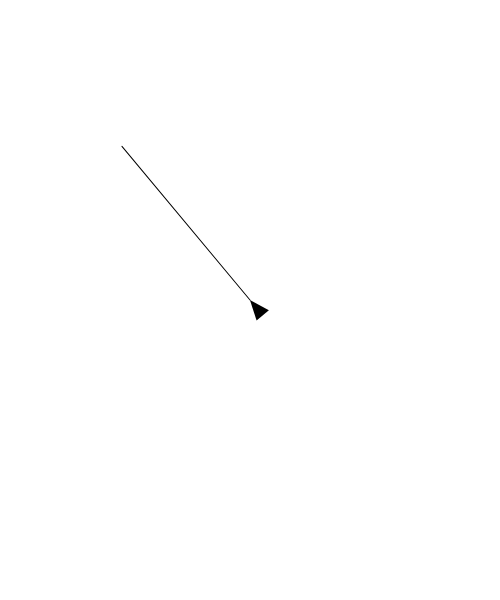
Frame 1 (no input)
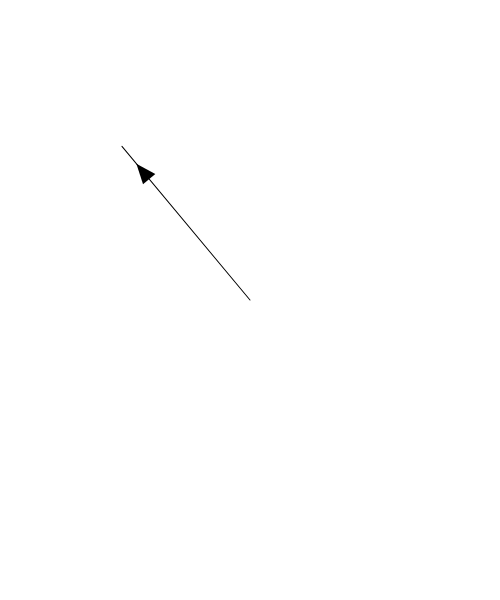
Frame 60 (no input)
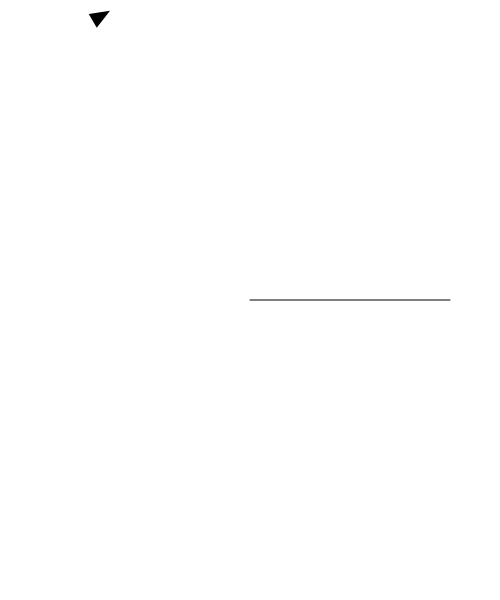
Frame 120 (the mouse pressed at the canvas centre since frame 60)

The p5.js sketch that drew these frames (run headless with seeded random() and noise() and a simulated clock; from frame 60 on, the mouse is pressed at the canvas centre):

// p5.js sketch
// ── sketch.js
var v;

function setup() {
  createCanvas(500,600);
  v = new Vehicle(width/2, height/2);
}

function draw() {
  background(255);
  
  var mouseVec = createVector(mouseX, mouseY);
  var centerVec = createVector(width/2, height/2);
  var vector = p5.Vector.sub(mouseVec, centerVec);
  var angle = vector.heading();
  
  push();
  translate(width/2, height/2);
  rotate(angle);
  stroke(0);
  line(0,0, 200, 0);
  pop();
  
  v.flow(angle);
  v.update();
  v.checkEdges();
  v.display();
}
// ── Vehicle.js
"use strict";

class Vehicle {
  constructor(x,y) {
    this.pos = createVector(x,y);
    this.vel = createVector();
    this.acc = createVector();
    this.angle = 0;
    this.maxDesired = 5;
    this.maxSteer = 0.1;
  }
  update() {
    this.vel.add(this.acc);
    this.pos.add(this.vel);
    this.acc.mult(0);
    this.angle = this.vel.heading();
  }
  flow(angle) {
    var desired = p5.Vector.fromAngle(angle); 
    desired.setMag(this.maxDesired);
    var steer = p5.Vector.sub(desired, this.vel);
    steer.limit(this.maxSteer);
    this.applyForce(steer);
  }
  applyForce(force) {
    this.acc.add(force);
  }
  checkEdges() {
    if (this.pos.x < 0) {
      this.pos.x = width;
    } else if (this.pos.x > width) {
      this.pos.x = 0;
    }
    if (this.pos.y < 0) {
      this.pos.y = height;
    } else if (this.pos.y > height) {
      this.pos.y = 0;
    }
  }
  display(){
    push();
    translate(this.pos.x, this.pos.y);
    rotate(this.angle);
    noStroke();
    fill(0);
    triangle(0,0,-20,8,-20,-8);
    pop();
  }
}
